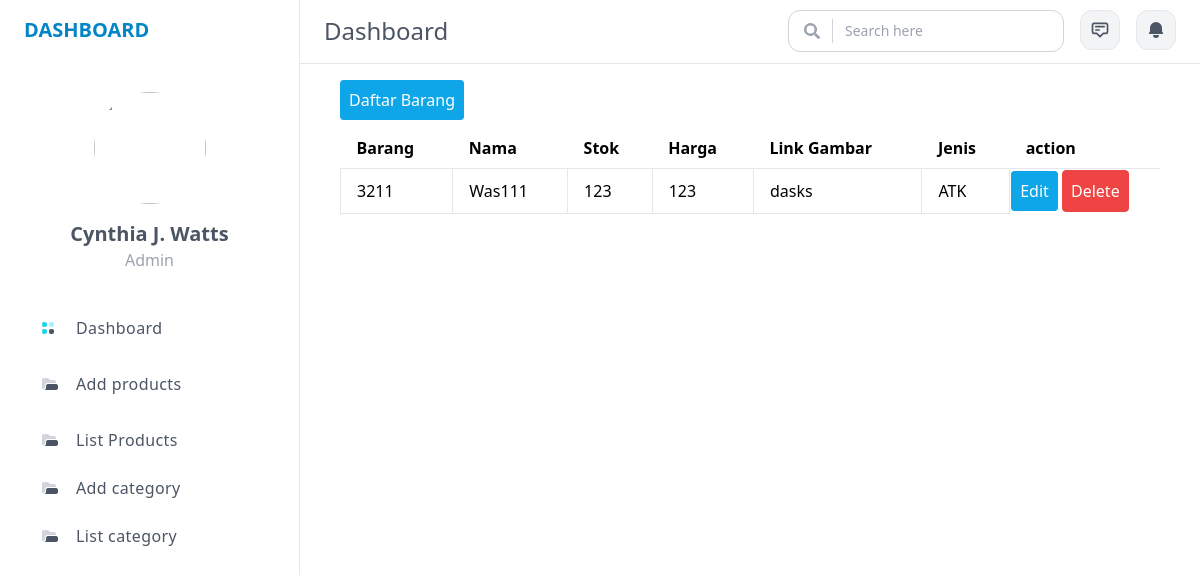
/vbrg/, run on the app's committed database.
### dashboard/models.py (models this page shows, shortened)
class Barang(models.Model):
    kodebrg=models.CharField(max_length=8)
    nama=models.CharField(max_length=50)
    stok=models.IntegerField()
    harga=models.BigIntegerField()
    link_gbr=models.CharField(max_length=150, blank=True)
    waktu_posting=models.DateTimeField(auto_now_add=True)
    jenis_id=models.ForeignKey(Jenis, on_delete=models.CASCADE,null=True)

class Jenis(models.Model):
    nama=models.CharField(max_length=50)
    ket=models.TextField()

### dashboard/views.py (the view)
# urls.py: path('vbrg/',Barang_View),
def Barang_View(request):
    barangs=Barang.objects.all()
    konteks={
        'barangs':barangs,
    }
    return render(request,'tampil_brg.html',konteks)

### templates/tampil_brg.html (shortened to what this page needs)
{% extends 'base.html' %}
{% block content %}
<div class="px-6 pt-6 2xl:container">
  <section class="container px-4 mx-auto">
    <label for="name" class="bg-sky-500 hover:bg-sky-700 text-white py-2 px-2 border border-sky-500 rounded">Daftar Barang</label>
    <table class="min-w-full divide-y mt-4 divide-gray-200 light:divide-gray-700">
      <thead>
        <tr>
          <th class="text-left px-4 py-2">Barang</th>
          <th class="text-left px-4 py-2">Nama</th>
          <th class="text-left px-4 py-2">Stok</th>
          <th class="text-left px-4 py-2">Harga</th>
          <th class="text-left px-4 py-2">Link Gambar</th>
          <th class="text-left px-4 py-2">Jenis</th>
          <th class="text-left px-4 py-2">action</th>
        </tr>
      </thead>
      <tbody>
        {% for Barang in barangs %}
        <tr>
          <td class="border px-4 py-2">{{ Barang.kodebrg }}</td>
          <td class="border px-4 py-2">{{ Barang.nama }}</td>
          <td class="border px-4 py-2">{{ Barang.stok }}</td>
          <td class="border px-4 py-2">{{ Barang.harga }}</td>
          <td class="border px-4 py-2">{{ Barang.link_gbr }}</td>
          <td class="border px-4 py-2">{{ Barang.jenis_id.nama}}</td>
          <td>
            <a href="{% url 'ubah_brg' Barang.id %}"
              class="bg-sky-500 hover:bg-sky-700 text-white py-2 px-2 border border-sky-500 rounded">Edit</a>
            <button data-modal-target="popup-modal-{{ Barang.id }}" data-modal-toggle="popup-modal-{{ Barang.id }}"
              class="bg-red-500 hover:bg-red-700 text-white py-2 px-2 border border-red-500 rounded"
              type="button">
              Delete
            </button>
          </td>
        </tr>
          {% endfor %}
      </tbody>
    </table>
    {% endblock %}

### data on the page
Barang: kodebrg "3211", nama "Was111", stok "123", harga "123", link_gbr "dasks", jenis_id.nama "ATK"
